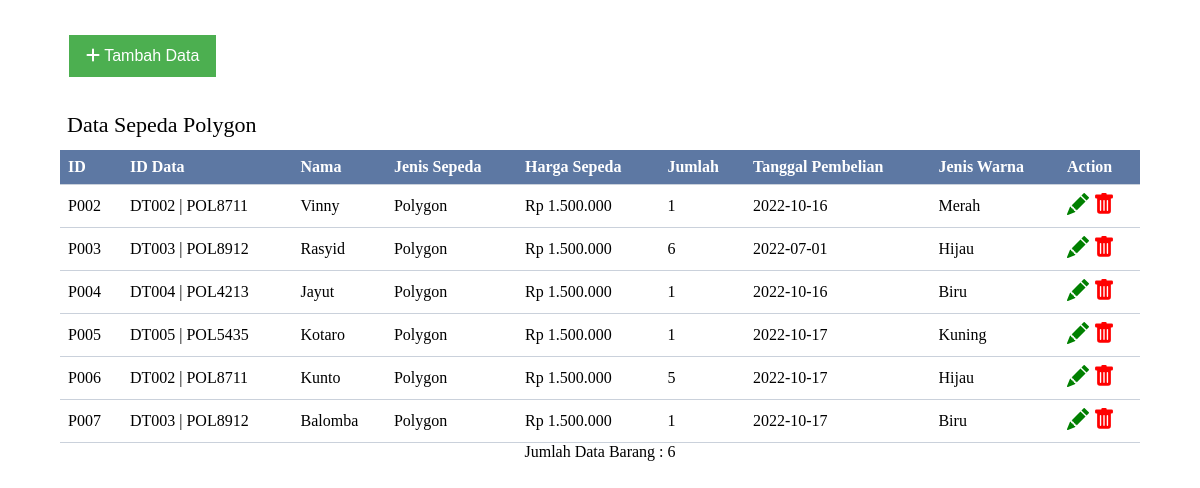
Screenshot of /polygon/index.php with the database file from the repository.
### tables this page shows
CREATE TABLE `tb_polygon` (
  `id_polygon` char(10) NOT NULL,
  `id_data` char(10) DEFAULT NULL,
  `nama` varchar(25) NOT NULL,
  `jenis_sepeda` varchar(25) NOT NULL,
  `harga` varchar(30) NOT NULL,
  `jumlah` int(11) NOT NULL,
  `tanggal` date NOT NULL,
  `jenis_warna` varchar(25) NOT NULL
);

CREATE TABLE `tb_data` (
  `id_data` char(10) NOT NULL,
  `ns_polygon` char(10) NOT NULL,
  `ns_cervelo` char(10) NOT NULL,
  `ns_fixie` char(10) NOT NULL,
  `tanggal_buat` date NOT NULL,
  `tanggal_launch` date NOT NULL
);

### polygon/lihat.php (the view, shortened to what this page needs)
<!DOCTYPE html>
<html lang="en">
<head>
</head>
<body>
    <a href="tambah.php"><button class="tambah" ><i class="fa-solid fa-plus"></i> Tambah Data</button></a>
    <p class="info">Data Sepeda Polygon</p>
    <table>
        <tr>
            <th>ID</th>
            <th>ID Data</th>
            <th>Nama</th>
            <th>Jenis Sepeda</th>
            <th>Harga Sepeda</th>
            <th>Jumlah</th>
            <th>Tanggal Pembelian</th>
            <th>Jenis Warna</th>
            <th>Action</th>
        </tr>
        <?php
        include "..\koneksi.php";
        $tampil = "SELECT * FROM tb_polygon a JOIN tb_data b ON a.id_data = b.id_data ";
        $query = $dbh->query($tampil);
        foreach ($query as $data ){
        ?>
        <tr>
            <td><?php echo $data ['id_polygon']?></td>
            <td><?php echo $data ['id_data']. ' | ' .$data['ns_polygon']?></td>
            <td><?php echo $data ['nama']?></td>
            <td><?php echo $data ['jenis_sepeda']?></td>
            <td><?php echo $data ['harga']?></td>
            <td><?php echo $data ['jumlah']?></td>
            <td><?php echo $data ['tanggal']?></td>
            <td><?php echo $data ['jenis_warna']?></td>
            <td colspan='2'>
                <a class="ubah"  href="ubah.php?id_polygon=<?php echo $data ['id_polygon']?>" onclick="return confirm('Ingin Mengubah Data?');" role="button">
                </a>
                <a class="hapus" href="hapus.php?id_polygon=<?php echo $data ['id_polygon']?>" onclick="return confirm('Ingin Mengapus Data?');" role="button">
                </a>
            </td>
        </tr>
        <?php
		}
		?>
    </table>
        <?php
            $nRows = $dbh->query('select count(*) from tb_polygon')->fetchColumn();
		    echo "<p class=jumlahdata>Jumlah Data Barang : $nRows </p>";
        ?>
</body>
</html>

### polygon/lihat.php (style rules this page uses)
* { margin: 0; padding: 0; }
button { background-color: #4CAF50; border: 4px; color: white; padding: 12px 17px; text-align: center; text-decoration: none; display: inline-block; font-size: 16px; margin: 35px 69px; cursor: pointer; }
.info { color:black; font-size:22px; padding-left:67px; margin-bottom:12px; }
table { border-collapse: collapse; width: 90%; margin: auto; }
th, td { text-align: left; padding: 8px; border-bottom:1px solid #cad1db; }
th { background-color: #5d78a3; color: white; }
.ubah { height:24px; width:24px; text-decoration: none; color:green; }
.hapus { text-decoration: none; color:red; }
.jumlahdata { text-align:center; }

### rows the page displays
tb_polygon: id_polygon "P002", id_data.id_data "DT002", id_data.ns_polygon "POL8711", nama "Vinny", jenis_sepeda "Polygon", harga "Rp 1.500.000", jumlah "1", tanggal "2022-10-16", jenis_warna "Merah"
tb_polygon: id_polygon "P003", id_data.id_data "DT003", id_data.ns_polygon "POL8912", nama "Rasyid", jenis_sepeda "Polygon", harga "Rp 1.500.000", jumlah "6", tanggal "2022-07-01", jenis_warna "Hijau"
tb_polygon: id_polygon "P004", id_data.id_data "DT004", id_data.ns_polygon "POL4213", nama "Jayut", jenis_sepeda "Polygon", harga "Rp 1.500.000", jumlah "1", tanggal "2022-10-16", jenis_warna "Biru"
tb_polygon: id_polygon "P005", id_data.id_data "DT005", id_data.ns_polygon "POL5435", nama "Kotaro", jenis_sepeda "Polygon", harga "Rp 1.500.000", jumlah "1", tanggal "2022-10-17", jenis_warna "Kuning"
tb_polygon: id_polygon "P006", id_data.id_data "DT002", id_data.ns_polygon "POL8711", nama "Kunto", jenis_sepeda "Polygon", harga "Rp 1.500.000", jumlah "5", tanggal "2022-10-17", jenis_warna "Hijau"
tb_polygon: id_polygon "P007", id_data.id_data "DT003", id_data.ns_polygon "POL8912", nama "Balomba", jenis_sepeda "Polygon", harga "Rp 1.500.000", jumlah "1", tanggal "2022-10-17", jenis_warna "Biru"

### other values shown
$nRows "6"
